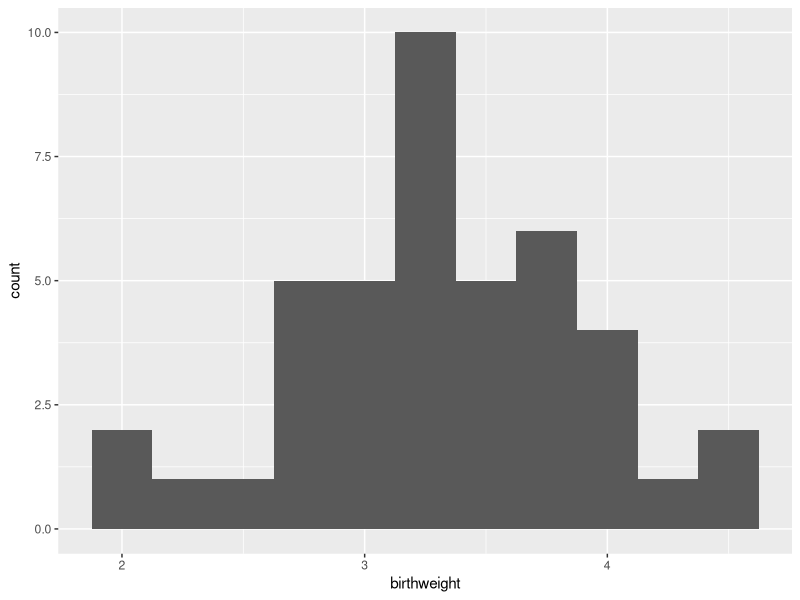
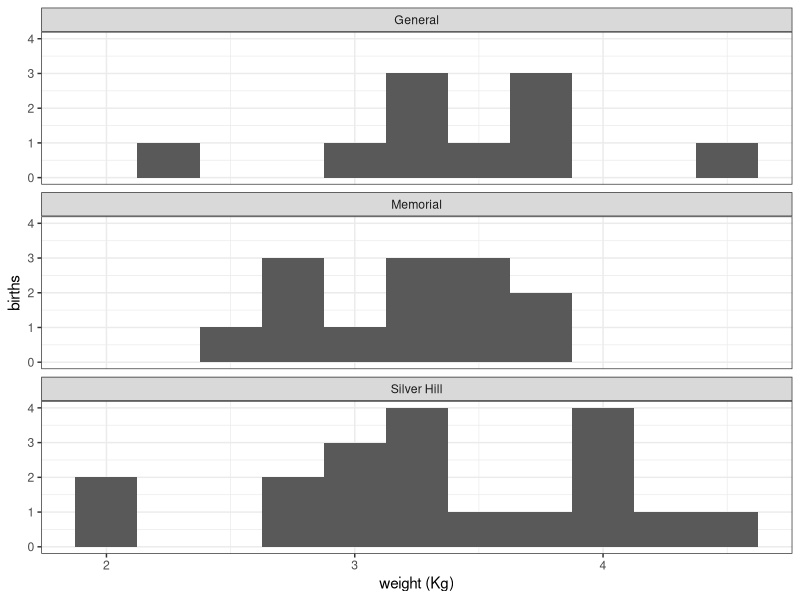
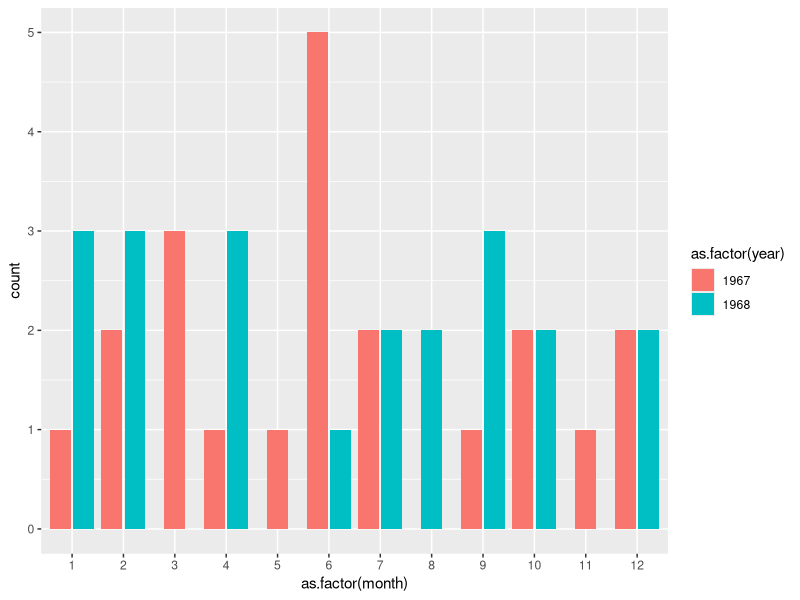
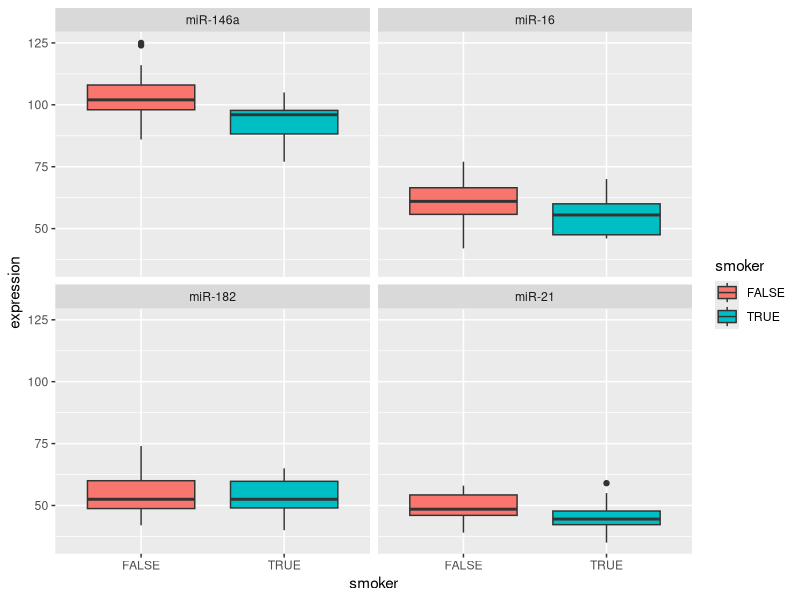
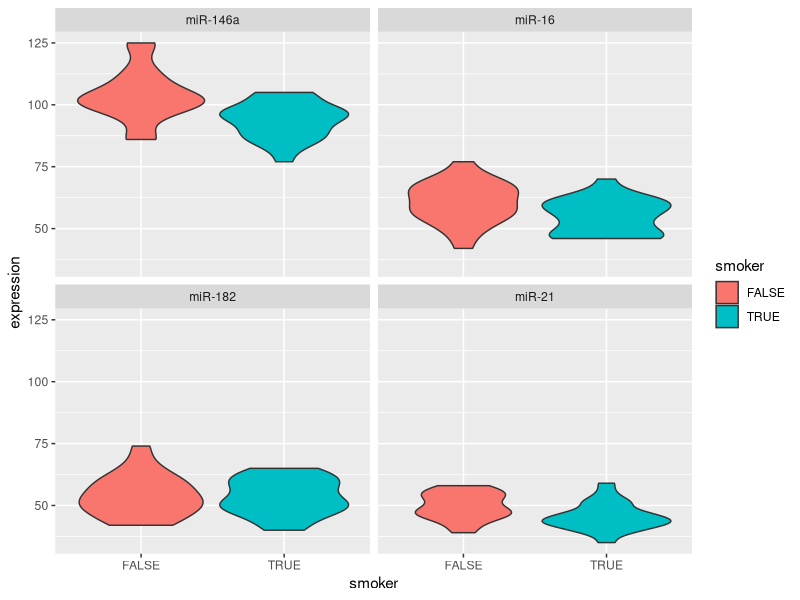
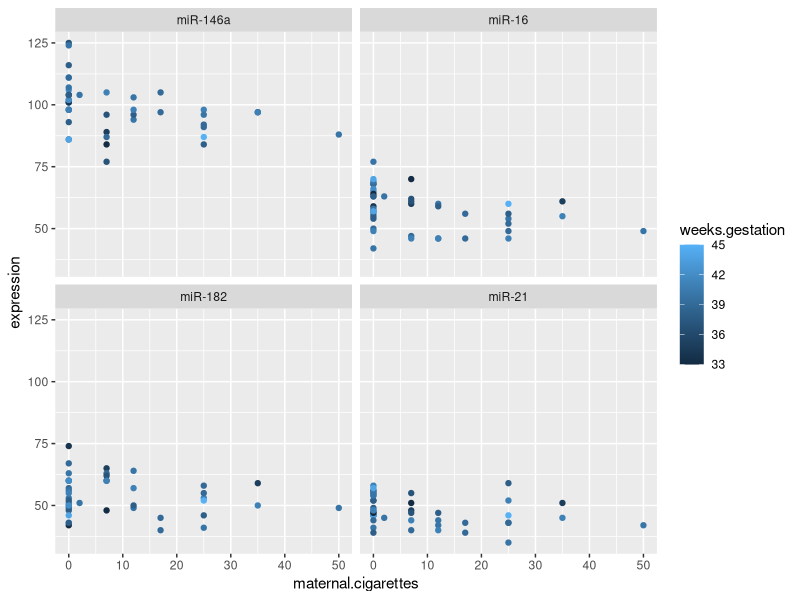
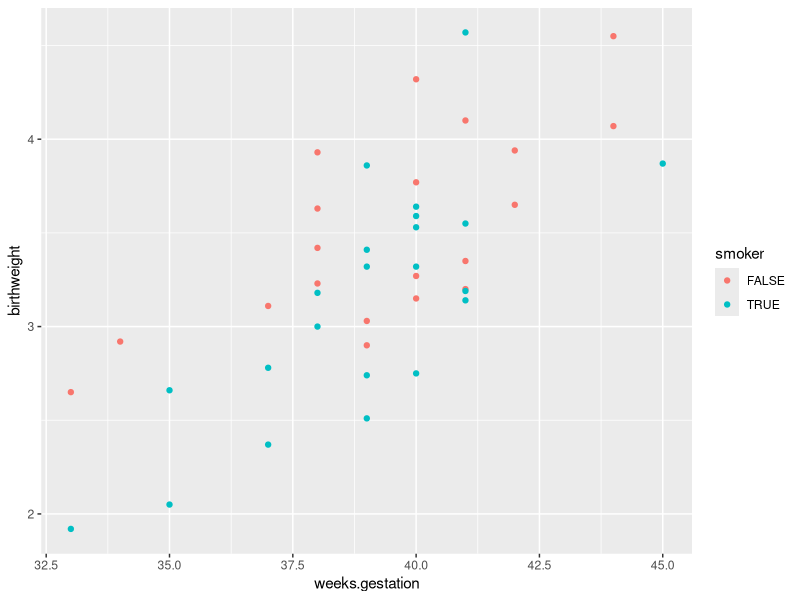
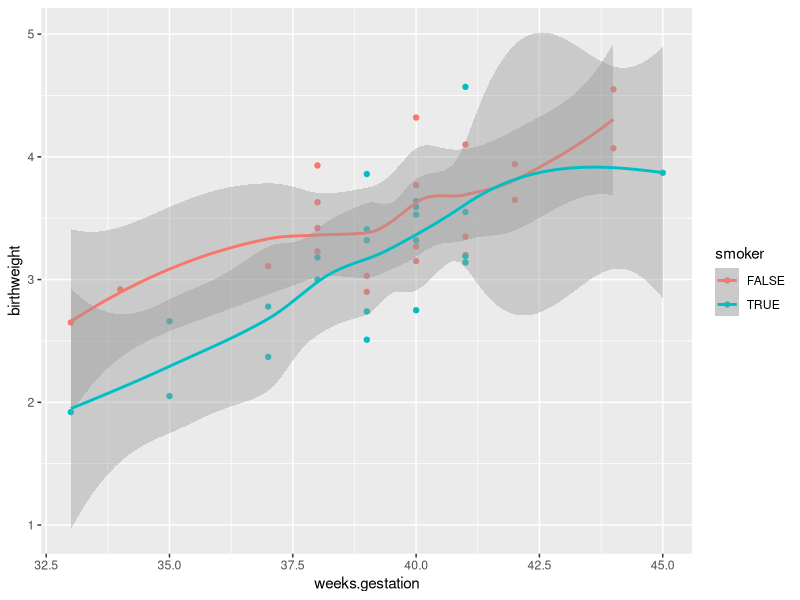

R code for these plots, in order:
## ---- chunk 1
birthweight <- read.csv("datasets/birthweight.csv")
## ---- chunk 2
class(birthweight)
dim(birthweight)
## ---- chunk 3
birthweight
## ---- chunk 4
birthweight$birthweight
mean(birthweight$birthweight)
## ---- chunk 5
birthweight[["birthweight"]]
mean(birthweight[["birthweight"]])
## ---- chunk 6
# which column contains the birthweight?
# lines beginning with a '#' will not be executed by R
colnames(birthweight)
birthweight[[5]]
mean(birthweight[[5]])
# un-comment the following line and see what happens:
#birthweight$5
## ---- chunk 7
birthweight[5]
## ---- chunk 8
birthweight[c(1,5)]
## ---- chunk 9
birthweight[1, 5]
## ---- chunk 10
birthweight[c(2,7,29), c(1,5)]
## ---- chunk 11
colnames(birthweight)
birthweight[c("maternal.cigarettes", "birthweight")]
birthweight[c(1,3,5:13), -c(13:16)]
## ---- chunk 12
birthweight[c(1,3,5:13), c(TRUE, TRUE, TRUE, TRUE, TRUE, TRUE, TRUE, TRUE, TRUE, TRUE, TRUE, TRUE, FALSE, FALSE, FALSE, FALSE, TRUE, TRUE)]
## ---- chunk 13
birthweight$length
birthweight$length < 50
birthweight[birthweight$length < 50, c(1,4:12,17,18)]
## ---- chunk 14
birthweight$length[1]
birthweight$length[c(1,2)]
## ---- chunk 15
class(birthweight$birthweight)
class(birthweight$geriatric.pregnancy)
class(birthweight$smoker)
## ---- chunk 16
birthweight[birthweight$head.circumference > 35, c("length", "weeks.gestation", "maternal.height", "paternal.height")]
birthweight[birthweight$maternal.age <= 20, c("location", "maternal.age", "paternal.age")]
birthweight[birthweight$paternal.education == 10, c(1,13:16)]
birthweight[birthweight$weeks.gestation != 40, "weeks.gestation"]
birthweight[birthweight$location == "General",]
## ---- chunk 17
is.numeric(birthweight$ID)
is.numeric(birthweight$smoker)
## ---- chunk 18
as.logical(birthweight$low.birthweight)
as.logical(birthweight$smoker)
## ---- chunk 19
as.numeric(birthweight$geriatric.pregnancy)
## ---- chunk 20
as.logical(birthweight$maternal.age)
## ---- chunk 21
birthweight$low.birthweight <- as.logical(birthweight$low.birthweight)
birthweight
## ---- chunk 22
birthweight$smoker == "yes"
birthweight$smoker <- (birthweight$smoker == "yes")
birthweight
## ---- chunk 23
?table
table(birthweight$geriatric.pregnancy, birthweight$low.birthweight)
## ---- chunk 24
?chisq.test
chisq.test(birthweight$geriatric.pregnancy, birthweight$low.birthweight)
## ---- chunk 25
mean(birthweight$birthweight[birthweight$geriatric.pregnancy])
# the ! character is used for negation
mean(birthweight$birthweight[!birthweight$geriatric.pregnancy])
## ---- chunk 26
mean(birthweight$paternal.age)
mean(birthweight$paternal.age, na.rm = TRUE)
sd(birthweight$paternal.age, na.rm = TRUE)
## ---- chunk 27
?strsplit
strsplit(birthweight$birth.date, split = "/")
## ---- chunk 28
unlist(strsplit(birthweight$birth.date, split = "/"))
## ---- chunk 29
# by row
apply(birthweight[,c("maternal.cigarettes", "paternal.cigarettes")], 1, sum)
# by column
apply(birthweight[,c("maternal.cigarettes", "paternal.cigarettes")], 2, sum)
## ---- chunk 30
mapply(sum, birthweight$maternal.cigarettes, birthweight$paternal.cigarettes)
## ---- chunk 31
tapply(birthweight$birthweight, birthweight$smoker, mean)
## ---- chunk 32
lapply(strsplit(birthweight$birth.date, split = "/"), '[[', 1)
sapply(strsplit(birthweight$birth.date, split = "/"), '[[', 1)
## ---- chunk 33
# custom function takes a vector of dates and returns a data frame with columns day, month, and year
split_MMDDYYYY <- function(date_vector){
  date_list = lapply(seq(1:3), function(i){
    as.integer(sapply(strsplit(date_vector, split = "/"), '[[', i))
  })
  names(date_list) = c("month", "day", "year")
  as.data.frame(do.call("cbind", date_list))
}

split_MMDDYYYY(birthweight$birth.date)
## ---- chunk 34
birthweight <- cbind(birthweight, split_MMDDYYYY(birthweight$birth.date))
## ---- chunk 35
mir <- read.csv("datasets/miRNA.csv", row.names = 1)
mir
## ---- chunk 36
mir <- as.data.frame(t(mir))
mir$ID <- gsub("sample.", "", rownames(mir))
experiment <- merge(birthweight, mir)
experiment
## ---- chunk 37
write.csv(experiment, "experiment.csv")
## ---- chunk 38
experiment
## ---- chunk 39
shapiro.test(experiment$length)
shapiro.test(experiment$birthweight)
shapiro.test(experiment$maternal.cigarettes)
## ---- chunk 40
t.test(experiment[experiment$smoker, "birthweight"],
       experiment[!experiment$smoker, "birthweight"])
## ---- chunk 41
shapiro.test(experiment$weeks.gestation)
cor.test(experiment$weeks.gestation, experiment$birthweight, method = 'pearson')
## ---- chunk 42
cor.test(experiment$maternal.cigarettes, experiment$birthweight, method = 'spearman')
## ---- chunk 43
chisq.test(experiment$geriatric.pregnancy, experiment$low.birthweight)
## ---- chunk 44
length.height.model <- lm(length ~ maternal.height, data = experiment)
summary(length.height.model)
## ---- chunk 45
weight.weeksheight.model <- lm(birthweight ~ 0 + weeks.gestation + maternal.height, data = experiment)
summary(weight.weeksheight.model)
## ---- chunk 46
weight.smoker.model <- glm(low.birthweight ~ smoker, data = experiment, family = 'binomial')
summary(weight.smoker.model)
weight.cigarettes.model <- glm(low.birthweight ~ maternal.cigarettes, data = experiment, family = 'binomial')
summary(weight.cigarettes.model)
## ---- chunk 47
if (!("BiocManager" %in% rownames(installed.packages()))){
  install.packages("BiocManager")
}
if (!("ggplot2" %in% rownames(installed.packages()))){
  install.packages("ggplot2")
}
if (!("tidyr" %in% rownames(installed.packages()))){
  install.packages("tidyr")
}
if (!("magrittr" %in% rownames(installed.packages()))){
  install.packages("magrittr")
}
## ---- chunk 48
library(ggplot2)
library(tidyr)
library(magrittr)
## ---- chunk 49
bw.hist <- ggplot(data = experiment, mapping = aes(x = birthweight)) +
  geom_histogram(binwidth = 0.25)
bw.hist
bw.hist +
  facet_wrap(~location, nrow = 3) +
  labs(x = "weight (Kg)", y = "births") +
  theme_bw()
## ---- chunk 50
ggplot(data = experiment, mapping = aes(x = as.factor(month), fill = as.factor(year))) +
  geom_bar(position = position_dodge2(preserve = "single"))
## ---- chunk 51
experiment %>%
  pivot_longer(cols = c(22:25),
               names_to = "gene.id",
               values_to = "expression") %>%
  ggplot(mapping = aes(x = smoker, y = expression, fill = smoker)) +
  geom_boxplot() +
  facet_wrap(~ gene.id, nrow = 2)

experiment %>%
  pivot_longer(cols = c(22:25),
               names_to = "gene.id",
               values_to = "expression") %>%
  ggplot(mapping = aes(x = smoker, y = expression, fill = smoker)) +
  geom_violin() +
  facet_wrap(~ gene.id, nrow = 2)
## ---- chunk 52
experiment %>%
  pivot_longer(cols = c(22:25),
               names_to = "gene.id",
               values_to = "expression") %>%
  ggplot(mapping = aes(x = maternal.cigarettes, y = expression, color = weeks.gestation)) +
  geom_point() +
  facet_wrap(~ gene.id, nrow = 2)

ggplot(experiment, mapping = aes(x = weeks.gestation, y = birthweight, color = smoker)) +
  geom_point()
## ---- chunk 53
ggplot(experiment, mapping = aes(x = weeks.gestation, y = birthweight, color = smoker)) +
  geom_point() +
  geom_smooth()
## ---- chunk 54

